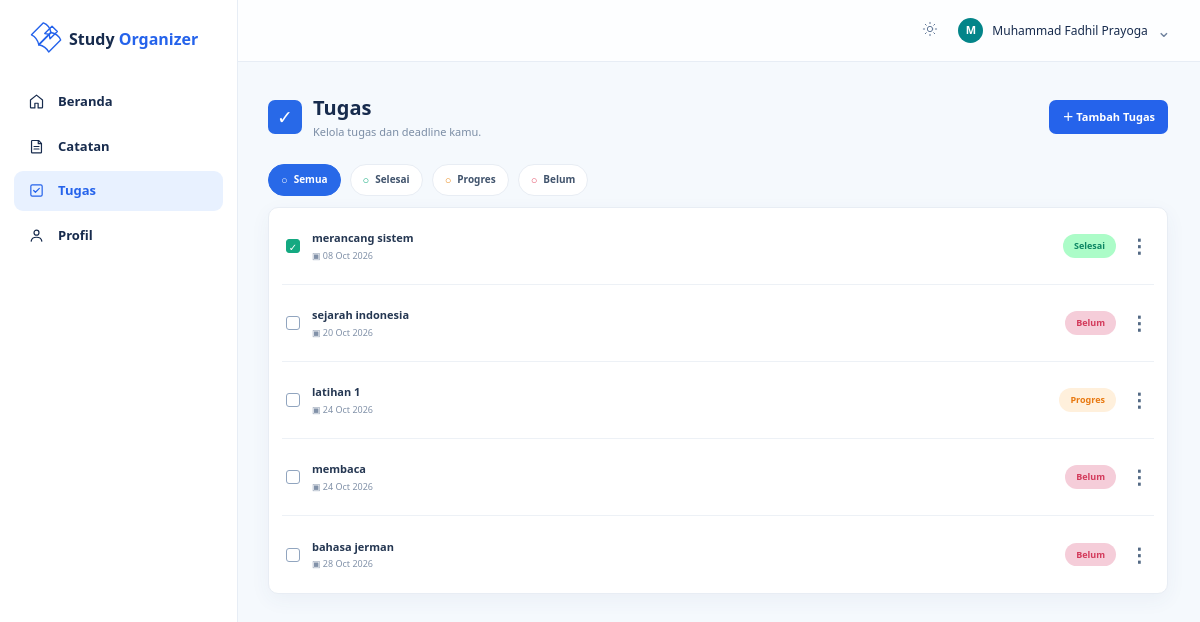
Page /tugas.php (signed in) on the committed database.
### tables this page shows
CREATE TABLE `tasks` (
  `id` int(11) NOT NULL AUTO_INCREMENT,
  `user_id` int(11) NOT NULL,
  `title` varchar(150) NOT NULL,
  `task_date` date NOT NULL,
  `deadline` date NOT NULL,
  `status` enum('belum','progres','selesai') DEFAULT 'belum',
  `created_at` timestamp NULL DEFAULT current_timestamp(),
  PRIMARY KEY (`id`),
  KEY `user_id` (`user_id`),
  CONSTRAINT `tasks_ibfk_1` FOREIGN KEY (`user_id`) REFERENCES `users` (`id`) ON DELETE CASCADE
);

### tugas.php (the view, shortened to what this page needs)
<?php
require 'includes/db_koneksi.php';
$filter = isset($_GET['filter']) ? $_GET['filter'] : 'semua';
if ($filter !== 'semua') {
    $stmt = mysqli_prepare($koneksi, "SELECT * FROM tasks WHERE user_id = ? AND status = ? ORDER BY deadline ASC");
    mysqli_stmt_bind_param($stmt, "is", $_SESSION['user_id'], $filter);
} else {
    $stmt = mysqli_prepare($koneksi, "SELECT * FROM tasks WHERE user_id = ? ORDER BY deadline ASC");
    mysqli_stmt_bind_param($stmt, "i", $_SESSION['user_id']);
}
mysqli_stmt_execute($stmt);
$hasil = mysqli_stmt_get_result($stmt);
?>
<?php include 'includes/header.php'; ?>
<section class="tasks-page">
    <header class="tasks-page-header">
        <div class="tasks-title">
            <span class="tasks-title-icon" aria-hidden="true">✓</span>
            <div>
                <h1>Tugas</h1>
                <p>Kelola tugas dan deadline kamu.</p>
            </div>
        </div>
        <a href="tambah_tugas.php" class="btn-tambah add-task-button">＋ Tambah Tugas</a>
    </header>
    <nav class="task-filters" aria-label="Filter tugas">
        <a class="<?= $filter === 'semua' ? 'active' : '' ?>" href="tugas.php?filter=semua"><span class="filter-mark">○</span> Semua</a>
        <a class="<?= $filter === 'selesai' ? 'active' : '' ?>" href="tugas.php?filter=selesai"><span class="filter-mark done">○</span> Selesai</a>
        <a class="<?= $filter === 'progres' ? 'active' : '' ?>" href="tugas.php?filter=progres"><span class="filter-mark progress">○</span> Progres</a>
        <a class="<?= $filter === 'belum' ? 'active' : '' ?>" href="tugas.php?filter=belum"><span class="filter-mark pending">○</span> Belum</a>
    </nav>
    <div class="task-list">
        <?php if (mysqli_num_rows($hasil) === 0): ?>
            <div class="task-empty">
                <span class="task-empty-icon" aria-hidden="true">☑</span>
                <strong>Belum ada tugas</strong>
                <span>Tugas untuk filter ini akan muncul di sini.</span>
                <a href="tambah_tugas.php">＋ Tambah Tugas</a>
            </div>
        <?php else: while ($row = mysqli_fetch_assoc($hasil)): ?>
            <article class="task-row">
                <span class="task-row-check <?= $row['status'] === 'selesai' ? 'is-done' : '' ?>" aria-hidden="true"><?= $row['status'] === 'selesai' ? '✓' : '' ?></span>
                <div class="task-row-copy">
                    <strong><?= htmlspecialchars($row['title']) ?></strong>
                    <time datetime="<?= htmlspecialchars($row['deadline']) ?>">▣ <?= date('d M Y', strtotime($row['deadline'])) ?></time>
                </div>
                <span class="status-pill status-<?= htmlspecialchars($row['status']) ?>"><?= ucfirst($row['status']) ?></span>
                <details class="task-actions">
                    <summary aria-label="Aksi untuk <?= htmlspecialchars($row['title']) ?>">⋮</summary>
                </details>
            </article>
        <?php endwhile; endif; ?>
    </div>
</section>
<?php include 'includes/footer.php'; ?>

### assets/style.css (style rules this page uses)
:root { --navy: #172b4d; --muted: #6f819d; --line: #e7edf5; --blue: #2563eb; --blue-soft: #eaf2ff; --shadow: 0 10px 28px rgba(38, 73, 117, .07); }
* { box-sizing: border-box; margin: 0; padding: 0; }
body { background: #f5f9fd; color: var(--navy); font: 14px/1.5 "Segoe UI", Arial, sans-serif; }
a { color: var(--blue); text-decoration: none; }
.status-pill { padding: 4px 12px; border-radius: 20px; font-size: 9px; font-weight: 600; }
.status-belum { color: #d33a5b; background: #f5cdd9; }
.status-progres { color: #e87911; background: #fff0dc; }
.status-selesai { color: #0c8663; background: #ACFCC8; }
h1 { margin-bottom: 15px; color: var(--navy); }
.btn-tambah, button { display: inline-block; border: 0; border-radius: 7px; background: var(--blue); color: white; cursor: pointer; font-weight: 700; padding: 10px 18px; }
.btn-tambah { margin: 15px 0; }
.tasks-page { max-width: 900px; }
.tasks-page-header { display: flex; align-items: center; justify-content: space-between; gap: 16px; margin: 2px 0 23px; }
.tasks-title { display: flex; align-items: center; gap: 11px; }
.tasks-title-icon { display: grid; width: 34px; height: 34px; place-items: center; border-radius: 7px; background: #2869e8; color: white; font-size: 19px; }
.tasks-title h1 { margin: 0 0 1px; font-size: 20px; }
.tasks-title p { color: #7b8da5; font-size: 11px; }
.add-task-button { margin: 0; padding: 9px 13px; font-size: 11px; white-space: nowrap; }
.task-filters { display: flex; flex-wrap: wrap; gap: 9px; margin: 0 0 11px; }
.task-filters a { display: inline-flex; align-items: center; gap: 6px; padding: 7px 12px; border: 1px solid #e8edf4; border-radius: 20px; background: white; color: #40536c; font-size: 10px; font-weight: 600; }
.task-filters a.active { border-color: #2869e8; background: #2869e8; color: white; }
.filter-mark { color: #2869e8; font-size: 11px; font-weight: 700; }
.task-filters .active .filter-mark { color: white; }
.filter-mark.done { color: #0ba87b; }
.filter-mark.progress { color: #e88918; }
.filter-mark.pending { color: #e34d66; }
.task-list { overflow: visible; border: 1px solid #e8edf4; border-radius: 10px; background: white; box-shadow: 0 6px 20px rgba(47, 79, 119, .055); }
.task-row { position: relative; display: flex; align-items: center; min-height: 77px; gap: 12px; margin: 0 13px; padding: 12px 4px; border-bottom: 1px solid #edf1f6; }
.task-row:last-child { border-bottom: 0; }
.task-row-check { display: grid; flex: 0 0 14px; width: 14px; height: 14px; place-items: center; border: 1.5px solid #91a5bf; border-radius: 3px; color: white; font-size: 10px; }
.task-row-check.is-done { border-color: #14a981; background: #14a981; }
.task-row-copy { display: grid; min-width: 0; flex: 1; gap: 2px; }
.task-row-copy strong { overflow: hidden; color: #253752; font-size: 11px; font-weight: 650; text-overflow: ellipsis; white-space: nowrap; }
.task-row-copy time { color: #8191a8; font-size: 9px; }
.task-row .status-pill { min-width: 49px; padding: 5px 11px; text-align: center; }
.task-actions { position: relative; flex: 0 0 19px; }
.task-actions summary { display: grid; width: 22px; height: 28px; place-items: center; border-radius: 5px; color: #526984; cursor: pointer; font-size: 19px; font-weight: 700; list-style: none; }

### rows in the picture
tasks: title "merancang sistem", deadline "08 Oct 2026", status "Selesai"
tasks: title "sejarah indonesia", deadline "20 Oct 2026", status "Belum"
tasks: title "latihan 1", deadline "24 Oct 2026", status "Progres"
tasks: title "membaca", deadline "24 Oct 2026", status "Belum"
tasks: title "bahasa jerman", deadline "28 Oct 2026", status "Belum"

### other values in the picture
$sessionInitial "M"
$sessionDisplayName "Muhammad Fadhil Prayoga"
